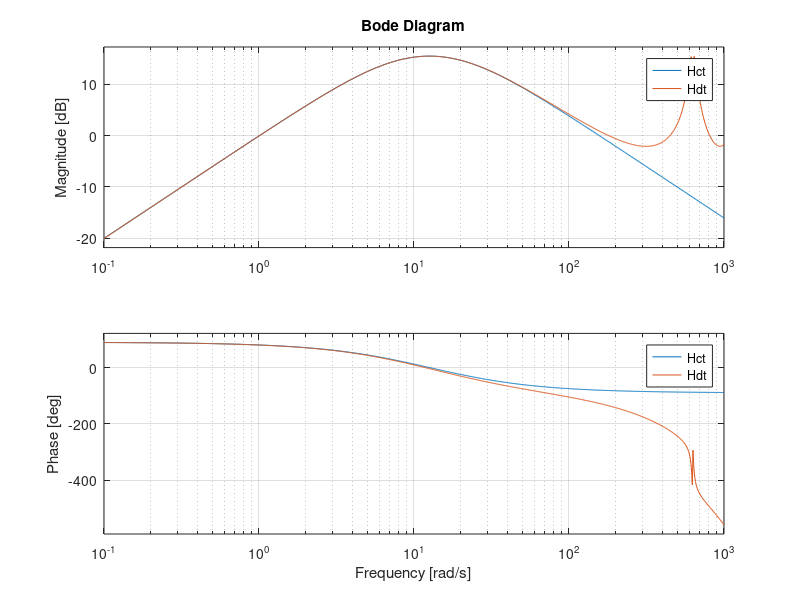
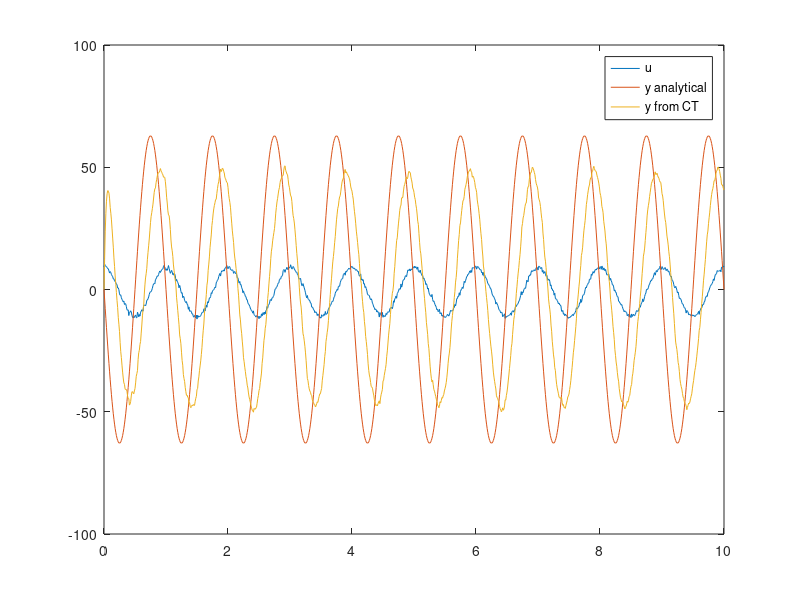
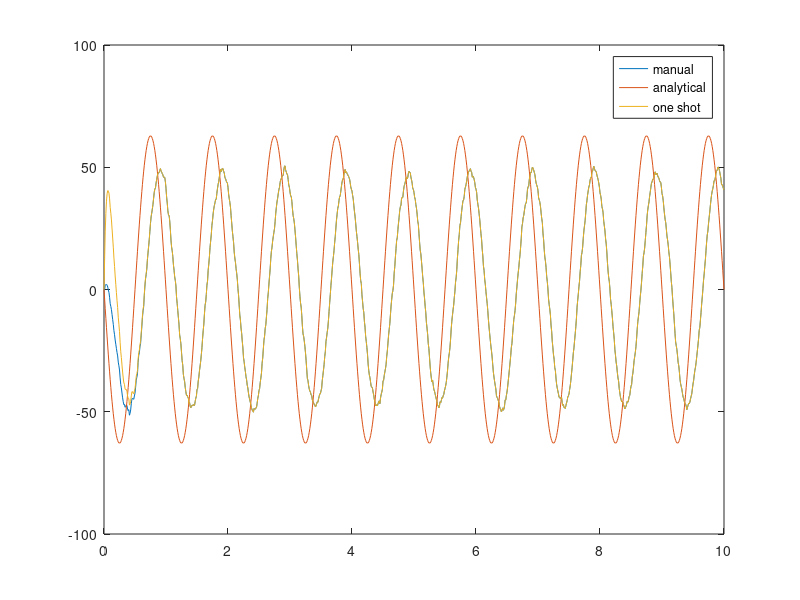

These figures' MATLAB source, in order:
% num =
% 
%          0    7.8387   -7.8387
% 
% 
% den =
% 
%     1.0000   -1.5622    0.6413
    
    
    
    
    
    close all;
    
%Hd = testFilt();

t = 0:0.01:10;

omega = 2*pi*1;
A = 10;
u = A*cos(omega*t)-1 + normrnd(0,0.5,1,length(t));

y_an = -A*omega*sin(omega*t) ;

%y = filter(Hd,u)*100;
omega_c = 2*pi*2;
delta = 1/sqrt(2)*1.5;
Hct = tf([omega_c.^2 0],[1 2*delta*omega_c omega_c.^2]);
Hdt = c2d(Hct,0.01);
figure(1)
bode(Hct,Hdt);

y_man = lsim(Hdt,u,t);

figure(2)
plot(t,u, ...
    t,y_an, ...
    ...%t,y, ...
    t,y_man)
legend("u", ...
    "y analytical", ...
    ...%"y", ...
    "y from CT")

v = zeros(size(u));
[num,den] = tfdata(Hdt,'v');

for i = 3:length(t)
    v(:,i) = num(1)*u(:,i) + num(2)*u(:,i-1) + num(3)*u(:,i-2) -  den(2)*v(:,i-1) - den(3)*v(:,i-2); 
end

%%
figure()
plot(t,v);hold on;
plot(t,y_an);
plot(t,y_man);
legend('manual','analytical','one shot')














